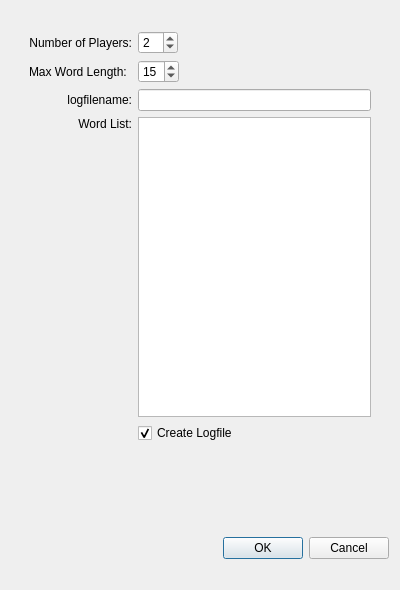
<?xml version="1.0" encoding="UTF-8"?>
<ui version="4.0">
 <class>Dialog</class>
 <widget class="QDialog" name="Dialog">
  <property name="windowModality">
   <enum>Qt::ApplicationModal</enum>
  </property>
  <property name="geometry">
   <rect>
    <x>0</x>
    <y>0</y>
    <width>400</width>
    <height>590</height>
   </rect>
  </property>
  <property name="windowTitle">
   <string>Dialog</string>
  </property>
  <layout class="QGridLayout" name="gridLayout_2">
   <item row="0" column="0">
    <layout class="QVBoxLayout" name="verticalLayout">
     <item>
      <spacer name="verticalSpacer_2">
       <property name="orientation">
        <enum>Qt::Vertical</enum>
       </property>
       <property name="sizeType">
        <enum>QSizePolicy::Fixed</enum>
       </property>
       <property name="sizeHint" stdset="0">
        <size>
         <width>20</width>
         <height>20</height>
        </size>
       </property>
      </spacer>
     </item>
     <item>
      <layout class="QHBoxLayout" name="horizontalLayout">
       <item>
        <spacer name="horizontalSpacer">
         <property name="orientation">
          <enum>Qt::Horizontal</enum>
         </property>
         <property name="sizeHint" stdset="0">
          <size>
           <width>40</width>
           <height>20</height>
          </size>
         </property>
        </spacer>
       </item>
       <item>
        <layout class="QGridLayout" name="gridLayout">
         <item row="3" column="1">
          <widget class="QTextEdit" name="wordListUI">
           <property name="minimumSize">
            <size>
             <width>0</width>
             <height>300</height>
            </size>
           </property>
           <property name="acceptRichText">
            <bool>false</bool>
           </property>
          </widget>
         </item>
         <item row="2" column="0">
          <widget class="QLabel" name="label_3">
           <property name="text">
            <string>logfilename:</string>
           </property>
           <property name="alignment">
            <set>Qt::AlignRight|Qt::AlignTrailing|Qt::AlignVCenter</set>
           </property>
          </widget>
         </item>
         <item row="2" column="1">
          <widget class="QLineEdit" name="logFilenameUI"/>
         </item>
         <item row="1" column="0">
          <widget class="QLabel" name="label">
           <property name="text">
            <string>Max Word Length:</string>
           </property>
          </widget>
         </item>
         <item row="0" column="0">
          <widget class="QLabel" name="label_2">
           <property name="text">
            <string>Number of Players:</string>
           </property>
           <property name="alignment">
            <set>Qt::AlignRight|Qt::AlignTrailing|Qt::AlignVCenter</set>
           </property>
          </widget>
         </item>
         <item row="4" column="1">
          <widget class="QCheckBox" name="createLogfileCheckBox">
           <property name="text">
            <string>Create Logfile</string>
           </property>
           <property name="checked">
            <bool>true</bool>
           </property>
          </widget>
         </item>
         <item row="3" column="0">
          <widget class="QLabel" name="label_4">
           <property name="text">
            <string>Word List:</string>
           </property>
           <property name="alignment">
            <set>Qt::AlignRight|Qt::AlignTop|Qt::AlignTrailing</set>
           </property>
          </widget>
         </item>
         <item row="0" column="1">
          <layout class="QHBoxLayout" name="horizontalLayout_2">
           <item>
            <widget class="QSpinBox" name="numberOfPlayersUI">
             <property name="minimumSize">
              <size>
               <width>40</width>
               <height>0</height>
              </size>
             </property>
             <property name="minimum">
              <number>1</number>
             </property>
             <property name="maximum">
              <number>5</number>
             </property>
             <property name="value">
              <number>2</number>
             </property>
            </widget>
           </item>
           <item>
            <spacer name="horizontalSpacer_3">
             <property name="orientation">
              <enum>Qt::Horizontal</enum>
             </property>
             <property name="sizeHint" stdset="0">
              <size>
               <width>40</width>
               <height>20</height>
              </size>
             </property>
            </spacer>
           </item>
          </layout>
         </item>
         <item row="1" column="1">
          <layout class="QHBoxLayout" name="horizontalLayout_3">
           <item>
            <widget class="QSpinBox" name="maxWordLengthUI">
             <property name="minimumSize">
              <size>
               <width>40</width>
               <height>0</height>
              </size>
             </property>
             <property name="minimum">
              <number>3</number>
             </property>
             <property name="maximum">
              <number>20</number>
             </property>
             <property name="value">
              <number>15</number>
             </property>
            </widget>
           </item>
           <item>
            <spacer name="horizontalSpacer_4">
             <property name="orientation">
              <enum>Qt::Horizontal</enum>
             </property>
             <property name="sizeHint" stdset="0">
              <size>
               <width>40</width>
               <height>20</height>
              </size>
             </property>
            </spacer>
           </item>
          </layout>
         </item>
        </layout>
       </item>
       <item>
        <spacer name="horizontalSpacer_2">
         <property name="orientation">
          <enum>Qt::Horizontal</enum>
         </property>
         <property name="sizeHint" stdset="0">
          <size>
           <width>40</width>
           <height>20</height>
          </size>
         </property>
        </spacer>
       </item>
      </layout>
     </item>
     <item>
      <spacer name="verticalSpacer">
       <property name="orientation">
        <enum>Qt::Vertical</enum>
       </property>
       <property name="sizeHint" stdset="0">
        <size>
         <width>20</width>
         <height>40</height>
        </size>
       </property>
      </spacer>
     </item>
     <item>
      <widget class="QDialogButtonBox" name="buttonBox">
       <property name="orientation">
        <enum>Qt::Horizontal</enum>
       </property>
       <property name="standardButtons">
        <set>QDialogButtonBox::Cancel|QDialogButtonBox::Ok</set>
       </property>
      </widget>
     </item>
     <item>
      <spacer name="verticalSpacer_3">
       <property name="orientation">
        <enum>Qt::Vertical</enum>
       </property>
       <property name="sizeType">
        <enum>QSizePolicy::Fixed</enum>
       </property>
       <property name="sizeHint" stdset="0">
        <size>
         <width>20</width>
         <height>20</height>
        </size>
       </property>
      </spacer>
     </item>
    </layout>
   </item>
  </layout>
 </widget>
 <resources/>
 <connections>
  <connection>
   <sender>buttonBox</sender>
   <signal>accepted()</signal>
   <receiver>Dialog</receiver>
   <slot>accept()</slot>
   <hints>
    <hint type="sourcelabel">
     <x>248</x>
     <y>254</y>
    </hint>
    <hint type="destinationlabel">
     <x>157</x>
     <y>274</y>
    </hint>
   </hints>
  </connection>
  <connection>
   <sender>buttonBox</sender>
   <signal>rejected()</signal>
   <receiver>Dialog</receiver>
   <slot>reject()</slot>
   <hints>
    <hint type="sourcelabel">
     <x>316</x>
     <y>260</y>
    </hint>
    <hint type="destinationlabel">
     <x>286</x>
     <y>274</y>
    </hint>
   </hints>
  </connection>
 </connections>
</ui>
